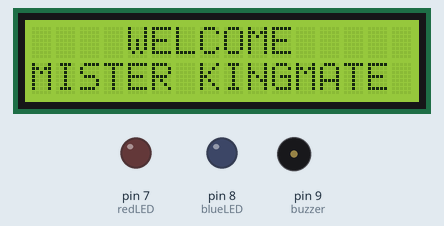
Bench run of a sketch on a simulated Arduino Uno, built with avr-gcc and run on an emulated ATmega328P. On the bench: 16×2 character LCD, output pins drawn as LEDs (lit = HIGH), buzzer (waves = sounding, pin HIGH). The modem accepts every AT command (registered, SIM ready, sends succeed) and sends nothing else; pins used as bus, display or sensor lines are not drawn; what the sketch prints to the serial monitor is not drawn.

Above: at 8.6 s.
At 10.7 s:
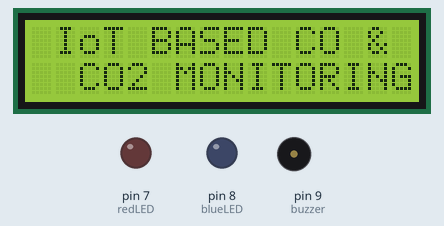
At 12.7 s:
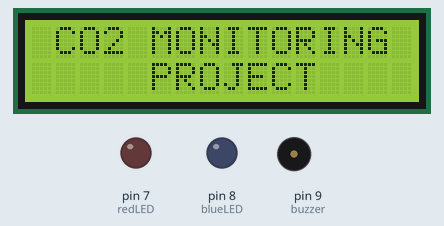
At 25.6 s:
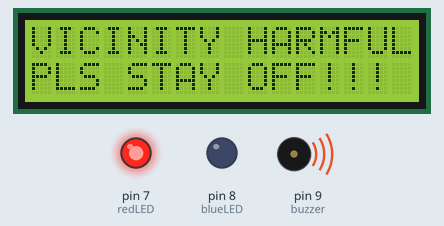
Timing chart, 0 to 27.1 s (numbered marks = the images above):
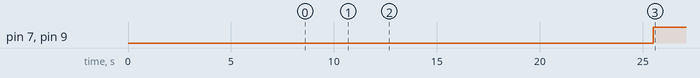

Measured:
- by itself, pin 7 (redLED), pin 9 (buzzer): LOW → HIGH at 25.5 s
- what the display in image 0 shows lasts 2.0 s, from 8.6 s to 10.6 s

The sketch:

Kingmate_CU_thingspeak_Lcd.ino
```cpp
#include <Wire.h>
#include <LiquidCrystal_I2C.h>
// Thingspeak
String statusChWriteKey = "JM4U311Z22G153F8";  // Status Channel id: 385184

#include <SoftwareSerial.h>
SoftwareSerial EspSerial(4, 5); // Rx,  Tx
#define HARDWARE_RESET 6
LiquidCrystal_I2C lcd(0x27,16,2);


// constants won't change. Used here to set a pin number:
const int redLED =  7;// the number of the LED pin
const int blueLED =  8;// the number of the LED pin
 int buzzer = 9;

 bool iotBuzzer = 0;
 bool iotRedLED = 0;
 bool iotBlueLED = 0;

// Variables will change:
int ledState = LOW;             // ledState used to set the LED
int buzzerState = LOW;
// Generally, you should use "unsigned long" for variables that hold time
// The value will quickly become too large for an int to store
unsigned long previousMillis = 0;        // will store last time LED was updated

// constants won't change:
const long interval = 500;           // interval at which to blink (milliseconds)

int ledState1 = LOW;
unsigned long previousMillis1 = 0;


int sensorValue, sensorValue2;

// Variables to be used with timers
long writeTimingSeconds = 17; // ==> Define Sample time in seconds to send data
long startWriteTiming = 0;
long elapsedWriteTime = 0;

int spare = 0;
boolean error;


void setup(){
  Serial.begin(9600);

  pinMode(HARDWARE_RESET,OUTPUT);
  pinMode(buzzer,OUTPUT);
  pinMode(buzzer,OUTPUT);
  pinMode(blueLED, OUTPUT);
  pinMode(redLED, OUTPUT);

  digitalWrite(HARDWARE_RESET, HIGH);
   EspSerial.begin(9600);
  EspHardwareReset();
  startWriteTiming = millis(); // starting the "program clock"

lcd.init();                      // initialize the lcd
  // Print a message to the LCD.
  lcd.backlight();

  lcd.setCursor(0,0);
  lcd.print("    WELCOME    ");
   lcd.setCursor(0,1);
  lcd.print("MISTER KINGMATE ");
  delay(2000);
   lcd.setCursor(0,0);
  lcd.print(" IoT BASED CO &");
   lcd.setCursor(0,1);
  lcd.print("  CO2 MONITORING ");
  delay(2000);
  lcd.setCursor(0,0);
  lcd.print(" CO2 MONITORING");
   lcd.setCursor(0,1);
  lcd.print("     PROJECT      ");
  delay(2000);
  lcd.clear();
}

void redled(){
  unsigned long currentMillis1 = millis();

  if (currentMillis1 - previousMillis1 >= interval) {
    // save the last time you blinked the LED
    previousMillis1 = currentMillis1;

    // if the LED is off turn it on and vice-versa:
    if (ledState1 == LOW) {
      ledState1 = HIGH;
    } else {
      ledState1 = LOW;
    }

    // set the LED with the ledState of the variable:
    digitalWrite(redLED, ledState1);
  }
}


void blueled(){
  unsigned long currentMillis = millis();

  if (currentMillis - previousMillis >= interval) {
    // save the last time you blinked the LED
    previousMillis = currentMillis;

    // if the LED is off turn it on and vice-versa:
    if (ledState == LOW) {
      ledState = HIGH;
    } else {
      ledState = LOW;
    }

    // set the LED with the ledState of the variable:
    digitalWrite(blueLED, ledState);
  }
}


void buzzerOn(){
  unsigned long currentMillis = millis();

  if (currentMillis - previousMillis >= interval) {
    // save the last time you blinked the LED
    previousMillis = currentMillis;

    // if the LED is off turn it on and vice-versa:
    if (buzzerState == LOW) {
      buzzerState = HIGH;
    } else {
      buzzerState = LOW;
    }

    // set the LED with the ledState of the variable:
    digitalWrite(buzzer, buzzerState);
  }
}


void loop(){
  start: //label
  error=0;

  elapsedWriteTime = millis()-startWriteTiming;

  if (elapsedWriteTime > (writeTimingSeconds*1000)) {

   readSensors();


    writeThingSpeak();
    startWriteTiming = millis();
  }

  if (error==1) //Resend if transmission is not completed
  {
    Serial.println(" <<<< ERROR >>>>");
    delay (2000);
    goto start; //go to label "start"
  }
}

/********* Read Sensors value *************/
void readSensors(void){
  sensorValue = analogRead(A0);

   sensorValue2 = analogRead(A1);


 if ((sensorValue2 >= 170) || (sensorValue >=170)){
  iotBuzzer = 1;
 iotRedLED = 1;
 iotBlueLED = 0;

 digitalWrite(buzzer, HIGH);
      redled();
     // Serial.println("Environment too harrmful");
   lcd.setCursor(0,0);
  lcd.print("VICINITY HARMFUL");
   lcd.setCursor(0,1);
  lcd.print("PLS STAY OFF!!!");


  }

if ((sensorValue2 <= 160) || (sensorValue <= 160) ){
    iotBuzzer = 0;
 iotRedLED = 0;
  iotBlueLED = 1;

  digitalWrite(buzzer,LOW);
   blueled();
     // Serial.println("ALL GOOD! ");

 lcd.setCursor(0,0);
  lcd.print("CO LEVEL: ");
  lcd.print(sensorValue);
  lcd.print("ppm   ");
   lcd.setCursor(0,1);
  lcd.print("CO2 LEVEL: ");
  lcd.print(sensorValue2);
  lcd.print("ppm");
  }

 Serial.print("sensorValue - ");
  Serial.println(sensorValue);
    Serial.print("sensorValue2 - ");
     Serial.println(sensorValue2);
      Serial.print(" ");
    Serial.print(iotBuzzer);
    Serial.print(" ");
    Serial.print(iotRedLED);
     Serial.print(" ");
    Serial.println(iotBlueLED);
    //delay(wait);

}

/********* Conexao com TCP com Thingspeak *******/
void writeThingSpeak(void){

  startThingSpeakCmd();

  // preparacao da string GET
  String getStr = "GET /update?api_key=";
  getStr += statusChWriteKey;
  getStr +="&field1=";
  getStr += String(sensorValue);
  getStr +="&field2=";
  getStr += String(sensorValue2);
  getStr +="&field3=";
  getStr += String(iotBuzzer);
  getStr +="&field4=";
  getStr += String(iotRedLED);
  getStr +="&field5=";
  getStr += String(iotBlueLED);
  getStr += "\r\n\r\n";

  sendThingSpeakGetCmd(getStr);
}

/********* Reset ESP *************/
void EspHardwareReset(void){
  Serial.println("Reseting.......");
  digitalWrite(HARDWARE_RESET, LOW);
  delay(500);
  digitalWrite(HARDWARE_RESET, HIGH);
  delay(8000);//Tempo necessário para começar a ler
  Serial.println("RESET");
}

/********* Start communication with ThingSpeak*************/
void startThingSpeakCmd(void)
{
  EspSerial.flush();//limpa o buffer antes de começar a gravar

  String cmd = "AT+CIPSTART=\"TCP\",\"";
  cmd += "184.106.153.149"; // Endereco IP de api.thingspeak.com
  cmd += "\",80";
  EspSerial.println(cmd);
  Serial.print("enviado ==> Start cmd: ");
  Serial.println(cmd);

  if(EspSerial.find("Error"))
  {
    Serial.println("AT+CIPSTART error");
    return;
  }
}

/********* send a GET cmd to ThingSpeak *************/
String sendThingSpeakGetCmd(String getStr)
{
  String cmd = "AT+CIPSEND=";
  cmd += String(getStr.length());
  EspSerial.println(cmd);
  Serial.print("enviado ==> lenght cmd: ");
  Serial.println(cmd);

  if(EspSerial.find((char *)">"))
  {
    EspSerial.print(getStr);
    Serial.print("enviado ==> getStr: ");
    Serial.println(getStr);
    delay(500);//tempo para processar o GET, sem este delay apresenta busy no próximo comando

    String messageBody = "";
    while (EspSerial.available())
    {
      String line = EspSerial.readStringUntil('\n');
      if (line.length() == 1)
      { //actual content starts after empty line (that has length 1)
        messageBody = EspSerial.readStringUntil('\n');
      }
    }
    Serial.print("MessageBody received: ");
    Serial.println(messageBody);
    return messageBody;
  }
  else
  {
    EspSerial.println("AT+CIPCLOSE");     // alert user
    Serial.println("ESP8266 CIPSEND ERROR: RESENDING"); //Resend...
    spare = spare + 1;
    error=1;
    return "error";
  }
}
```
